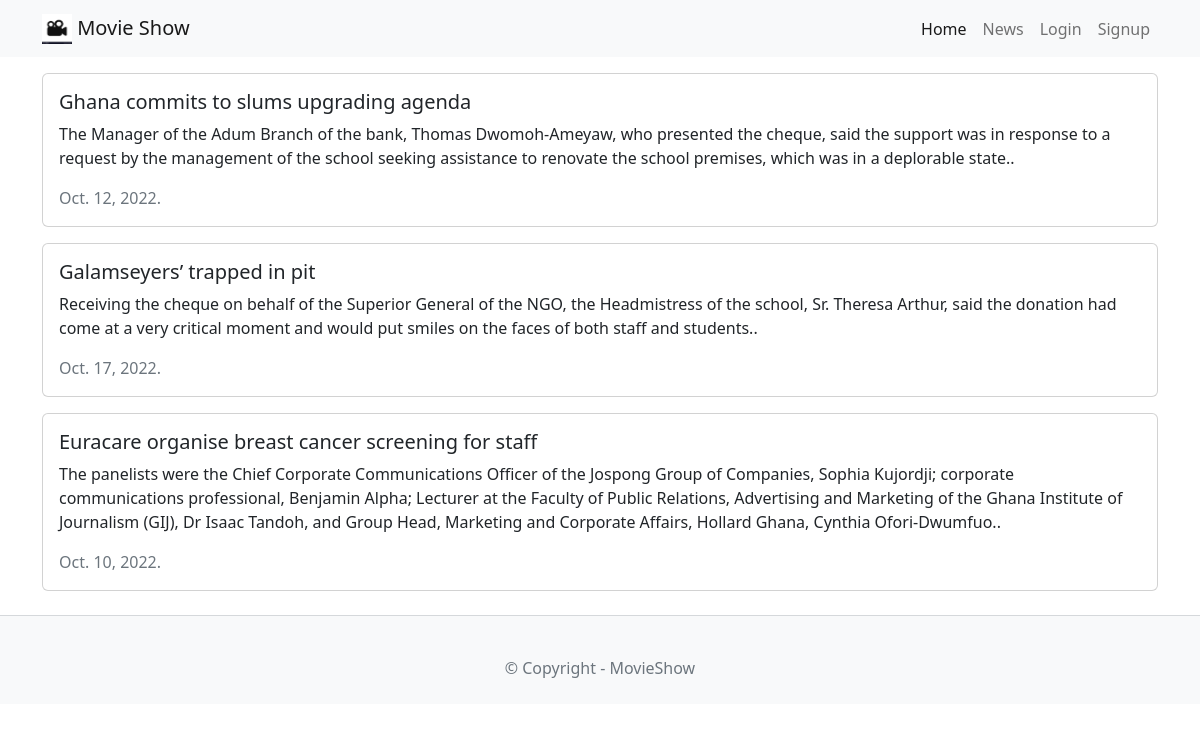
Page /news/ on the committed database.
### news/models.py (models this page shows, shortened)
class News(models.Model):
    headline = models.CharField(max_length=150)
    body = models.TextField()
    date = models.DateField()

### news/views.py (the view)
# urls.py: path('', newsView, name='news-home')
def newsView(request):
    news_obj = News.objects.all()
    context = {
        'newss': news_obj
    }
    return render(request,'news/news.html', context)

### templates/news/news.html
{% extends 'base.html' %}
{% block content %}
{% for news in newss %}
<div class="card mt-3">
  <div class="card-body">
    <h5 class="card-title">{{news.headline}}</h5>
    <p class="card-text">{{news.body}}.</p>
    <p class="card-text text-muted">{{news.date}}.</p>
  </div>
</div>
{% endfor %}
{% endblock content %}

### rows in the picture
News: headline "Ghana commits to slums upgrading agenda", body "The Manager of the Adum Branch of the bank, Thomas Dwomoh-Ameyaw, who presented the cheque, said the support was in response to a request by the management of the school seeking assistance to renovate the school premises, which was in a deplorable state.", date "Oct. 12, 2022"
News: headline "Galamseyers’ trapped in pit", body "Receiving the cheque on behalf of the Superior General of the NGO, the Headmistress of the school, Sr. Theresa Arthur, said the donation had come at a very critical moment and would put smiles on the faces of both staff and students.", date "Oct. 17, 2022"
News: headline "Euracare organise breast cancer screening for staff", body "The panelists were the Chief Corporate Communications Officer of the Jospong Group of Companies, Sophia Kujordji; corporate communications professional, Benjamin Alpha; Lecturer at the Faculty of Public Relations, Advertising and Marketing of the Ghana Institute of Journalism (GIJ), Dr Isaac Tandoh, and Group Head, Marketing and Corporate Affairs, Hollard Ghana, Cynthia Ofori-Dwumfuo.", date "Oct. 10, 2022"
